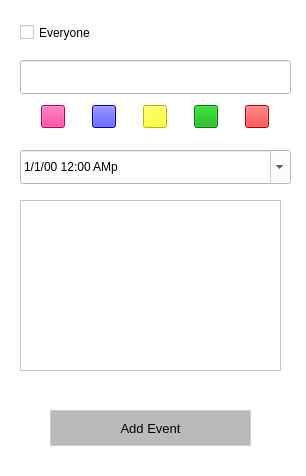
<?xml version="1.0" encoding="UTF-8"?>
<ui version="4.0">
 <class>AddTeacherDialog</class>
 <widget class="QDialog" name="AddTeacherDialog">
  <property name="geometry">
   <rect>
    <x>0</x>
    <y>0</y>
    <width>306</width>
    <height>476</height>
   </rect>
  </property>
  <property name="windowTitle">
   <string>Dialog</string>
  </property>
  <property name="styleSheet">
   <string notr="true">background-color: rgb(255, 255, 255);
color: rgb(0, 0, 0);</string>
  </property>
  <widget class="QPushButton" name="add_event_button">
   <property name="geometry">
    <rect>
     <x>50</x>
     <y>410</y>
     <width>201</width>
     <height>36</height>
    </rect>
   </property>
   <property name="minimumSize">
    <size>
     <width>0</width>
     <height>30</height>
    </size>
   </property>
   <property name="styleSheet">
    <string notr="true">




/*          background-color: transparent;  No background */




/* Cancel Button */
QPushButton {
    background-color: #bababa;

    color: black;                  /* Black text */
    border: 1px solid #cccccc;     /* Light gray border */
    border-radius: 0px;
    padding: 8px 16px;
    font-size: 10pt;
}

QPushButton:hover {
    background-color: #e5e5e5; /* Light gray on hover */
    border: 1px solid #bbbbbb; /* Slightly darker gray border on hover */
}

QPushButton:pressed {
    background-color: #d9d9d9; /* Darker gray on press */
    border: 1px solid #aaaaaa; /* Even darker gray border on press */
}
</string>
   </property>
   <property name="text">
    <string>Add Event</string>
   </property>
  </widget>
  <widget class="QDateTimeEdit" name="datetime_edit">
   <property name="geometry">
    <rect>
     <x>20</x>
     <y>150</y>
     <width>271</width>
     <height>34</height>
    </rect>
   </property>
   <property name="displayFormat">
    <string>d/M/yy h:mm Ap</string>
   </property>
   <property name="calendarPopup">
    <bool>true</bool>
   </property>
  </widget>
  <widget class="QLineEdit" name="event_name">
   <property name="geometry">
    <rect>
     <x>20</x>
     <y>60</y>
     <width>271</width>
     <height>34</height>
    </rect>
   </property>
  </widget>
  <widget class="QCheckBox" name="checkBox">
   <property name="geometry">
    <rect>
     <x>20</x>
     <y>20</y>
     <width>97</width>
     <height>25</height>
    </rect>
   </property>
   <property name="text">
    <string>Everyone</string>
   </property>
  </widget>
  <widget class="QTextEdit" name="textEdit">
   <property name="geometry">
    <rect>
     <x>20</x>
     <y>200</y>
     <width>261</width>
     <height>171</height>
    </rect>
   </property>
  </widget>
  <widget class="QWidget" name="">
   <property name="geometry">
    <rect>
     <x>20</x>
     <y>100</y>
     <width>271</width>
     <height>34</height>
    </rect>
   </property>
   <layout class="QHBoxLayout" name="horizontalLayout">
    <item>
     <widget class="QToolButton" name="toolButton">
      <property name="styleSheet">
       <string notr="true">background-color: rgb(255, 0, 127);</string>
      </property>
      <property name="text">
       <string/>
      </property>
     </widget>
    </item>
    <item>
     <widget class="QToolButton" name="toolButton_2">
      <property name="styleSheet">
       <string notr="true">background-color: rgb(0, 0, 255);</string>
      </property>
      <property name="text">
       <string/>
      </property>
     </widget>
    </item>
    <item>
     <widget class="QToolButton" name="toolButton_3">
      <property name="styleSheet">
       <string notr="true">background-color: rgb(255, 255, 0);</string>
      </property>
      <property name="text">
       <string/>
      </property>
     </widget>
    </item>
    <item>
     <widget class="QToolButton" name="toolButton_4">
      <property name="styleSheet">
       <string notr="true">background-color: rgb(0, 170, 0);</string>
      </property>
      <property name="text">
       <string/>
      </property>
     </widget>
    </item>
    <item>
     <widget class="QToolButton" name="toolButton_5">
      <property name="styleSheet">
       <string notr="true">background-color: rgb(255, 0, 0);</string>
      </property>
      <property name="text">
       <string/>
      </property>
     </widget>
    </item>
   </layout>
  </widget>
 </widget>
 <resources>
  <include location="../resources/rec.qrc"/>
 </resources>
 <connections/>
</ui>
